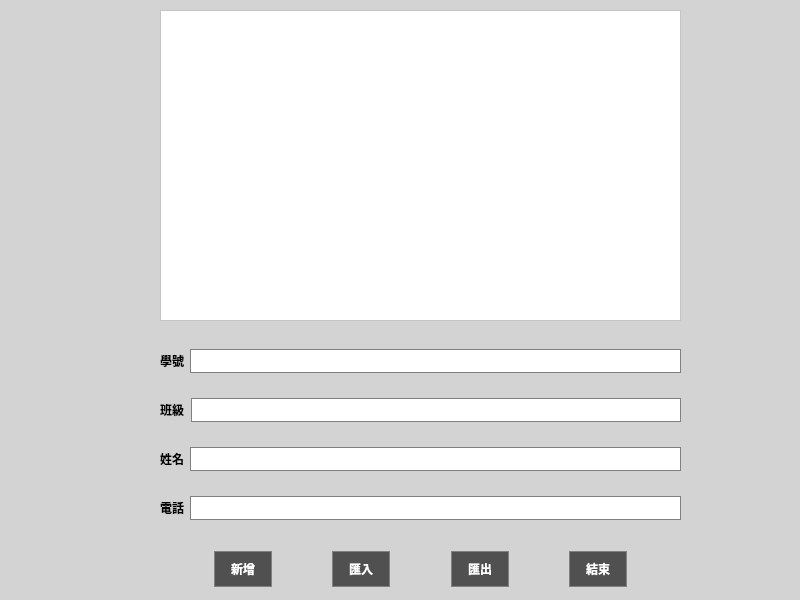
<?xml version="1.0" encoding="UTF-8"?>
<ui version="4.0">
 <class>MyWidget</class>
 <widget class="QWidget" name="MyWidget">
  <property name="geometry">
   <rect>
    <x>0</x>
    <y>0</y>
    <width>800</width>
    <height>600</height>
   </rect>
  </property>
  <property name="windowTitle">
   <string>MyWidget</string>
  </property>
  <property name="styleSheet">
   <string notr="true">QWidget {
    background-color: #D3D3D3;
}</string>
  </property>
  <widget class="QTableWidget" name="tableWidget">
   <property name="geometry">
    <rect>
     <x>160</x>
     <y>10</y>
     <width>521</width>
     <height>311</height>
    </rect>
   </property>
   <property name="styleSheet">
    <string notr="true">QTableWidget {
    background-color: white;
    color: black;
    gridline-color: #808080;
}
QTableWidget::item {
    background-color: white;
    color: black;
}
QTableWidget::item:selected {
    background-color: #808080;
    color: white;
}
QHeaderView::section {
    background-color: #505050;
    color: white;
    padding: 5px;
    border: 1px solid #808080;
}</string>
   </property>
  </widget>
  <widget class="QWidget" name="verticalLayoutWidget">
   <property name="geometry">
    <rect>
     <x>160</x>
     <y>330</y>
     <width>521</width>
     <height>211</height>
    </rect>
   </property>
   <layout class="QVBoxLayout" name="verticalLayout">
    <item>
     <layout class="QHBoxLayout" name="horizontalLayout">
      <item>
       <widget class="QLabel" name="label">
        <property name="text">
         <string>學號</string>
        </property>
        <property name="styleSheet">
         <string notr="true">QLabel {
    background-color: transparent;
    color: black;
    font-weight: bold;
}</string>
        </property>
       </widget>
      </item>
      <item>
       <widget class="QLineEdit" name="lineEdit">
        <property name="styleSheet">
         <string notr="true">QLineEdit {
    background-color: white;
    color: black;
    border: 1px solid #808080;
    padding: 3px;
}
QLineEdit:focus {
    border: 2px solid #505050;
}</string>
        </property>
       </widget>
      </item>
     </layout>
    </item>
    <item>
     <layout class="QHBoxLayout" name="horizontalLayout_5">
      <item>
       <widget class="QLabel" name="label_4">
        <property name="text">
         <string>班級</string>
        </property>
        <property name="styleSheet">
         <string notr="true">QLabel {
    background-color: transparent;
    color: black;
    font-weight: bold;
}</string>
        </property>
       </widget>
      </item>
      <item>
       <widget class="QLineEdit" name="lineEdit_4">
        <property name="styleSheet">
         <string notr="true">QLineEdit {
    background-color: white;
    color: black;
    border: 1px solid #808080;
    padding: 3px;
}
QLineEdit:focus {
    border: 2px solid #505050;
}</string>
        </property>
       </widget>
      </item>
     </layout>
    </item>
    <item>
     <layout class="QHBoxLayout" name="horizontalLayout_3">
      <item>
       <widget class="QLabel" name="label_3">
        <property name="text">
         <string>姓名</string>
        </property>
        <property name="styleSheet">
         <string notr="true">QLabel {
    background-color: transparent;
    color: black;
    font-weight: bold;
}</string>
        </property>
       </widget>
      </item>
      <item>
       <widget class="QLineEdit" name="lineEdit_3">
        <property name="styleSheet">
         <string notr="true">QLineEdit {
    background-color: white;
    color: black;
    border: 1px solid #808080;
    padding: 3px;
}
QLineEdit:focus {
    border: 2px solid #505050;
}</string>
        </property>
       </widget>
      </item>
     </layout>
    </item>
    <item>
     <layout class="QHBoxLayout" name="horizontalLayout_2">
      <item>
       <widget class="QLabel" name="label_2">
        <property name="text">
         <string>電話</string>
        </property>
        <property name="styleSheet">
         <string notr="true">QLabel {
    background-color: transparent;
    color: black;
    font-weight: bold;
}</string>
        </property>
       </widget>
      </item>
      <item>
       <widget class="QLineEdit" name="lineEdit_2">
        <property name="styleSheet">
         <string notr="true">QLineEdit {
    background-color: white;
    color: black;
    border: 1px solid #808080;
    padding: 3px;
}
QLineEdit:focus {
    border: 2px solid #505050;
}</string>
        </property>
       </widget>
      </item>
     </layout>
    </item>
   </layout>
  </widget>
  <widget class="QWidget" name="horizontalLayoutWidget_4">
   <property name="geometry">
    <rect>
     <x>160</x>
     <y>529</y>
     <width>521</width>
     <height>81</height>
    </rect>
   </property>
   <layout class="QHBoxLayout" name="horizontalLayout_4">
    <item>
     <spacer name="horizontalSpacer_3">
      <property name="orientation">
       <enum>Qt::Orientation::Horizontal</enum>
      </property>
      <property name="sizeHint" stdset="0">
       <size>
        <width>40</width>
        <height>20</height>
       </size>
      </property>
     </spacer>
    </item>
    <item>
     <widget class="QPushButton" name="pushButton">
      <property name="text">
       <string>新增</string>
      </property>
      <property name="styleSheet">
       <string notr="true">QPushButton {
    background-color: #505050;
    color: white;
    border: 1px solid #808080;
    padding: 8px 16px;
    font-weight: bold;
}
QPushButton:hover {
    background-color: #707070;
}
QPushButton:pressed {
    background-color: #303030;
}</string>
      </property>
     </widget>
    </item>
    <item>
     <spacer name="horizontalSpacer_2">
      <property name="orientation">
       <enum>Qt::Orientation::Horizontal</enum>
      </property>
      <property name="sizeHint" stdset="0">
       <size>
        <width>40</width>
        <height>20</height>
       </size>
      </property>
     </spacer>
    </item>
    <item>
     <widget class="QPushButton" name="pushButton_4">
      <property name="text">
       <string>匯入</string>
      </property>
      <property name="styleSheet">
       <string notr="true">QPushButton {
    background-color: #505050;
    color: white;
    border: 1px solid #808080;
    padding: 8px 16px;
    font-weight: bold;
}
QPushButton:hover {
    background-color: #707070;
}
QPushButton:pressed {
    background-color: #303030;
}</string>
      </property>
     </widget>
    </item>
    <item>
     <spacer name="horizontalSpacer_5">
      <property name="orientation">
       <enum>Qt::Orientation::Horizontal</enum>
      </property>
      <property name="sizeHint" stdset="0">
       <size>
        <width>40</width>
        <height>20</height>
       </size>
      </property>
     </spacer>
    </item>
    <item>
     <widget class="QPushButton" name="pushButton_2">
      <property name="text">
       <string>匯出</string>
      </property>
      <property name="styleSheet">
       <string notr="true">QPushButton {
    background-color: #505050;
    color: white;
    border: 1px solid #808080;
    padding: 8px 16px;
    font-weight: bold;
}
QPushButton:hover {
    background-color: #707070;
}
QPushButton:pressed {
    background-color: #303030;
}</string>
      </property>
     </widget>
    </item>
    <item>
     <spacer name="horizontalSpacer">
      <property name="orientation">
       <enum>Qt::Orientation::Horizontal</enum>
      </property>
      <property name="sizeHint" stdset="0">
       <size>
        <width>40</width>
        <height>20</height>
       </size>
      </property>
     </spacer>
    </item>
    <item>
     <widget class="QPushButton" name="pushButton_3">
      <property name="text">
       <string>結束</string>
      </property>
      <property name="styleSheet">
       <string notr="true">QPushButton {
    background-color: #505050;
    color: white;
    border: 1px solid #808080;
    padding: 8px 16px;
    font-weight: bold;
}
QPushButton:hover {
    background-color: #707070;
}
QPushButton:pressed {
    background-color: #303030;
}</string>
      </property>
     </widget>
    </item>
    <item>
     <spacer name="horizontalSpacer_4">
      <property name="orientation">
       <enum>Qt::Orientation::Horizontal</enum>
      </property>
      <property name="sizeHint" stdset="0">
       <size>
        <width>40</width>
        <height>20</height>
       </size>
      </property>
     </spacer>
    </item>
   </layout>
  </widget>
 </widget>
 <resources/>
 <connections/>
</ui>
